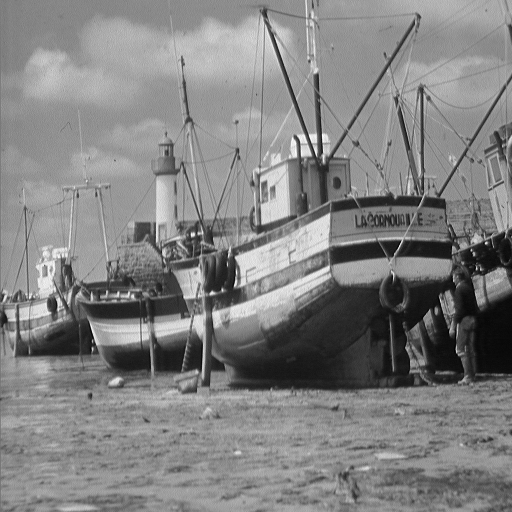
%> input picture excersiecs/vajihe7/8/boat.png, 512 x 512 px
$ octave soal13.m   (GNU Octave 9; MATLAB toolbox functions it lacks are replaced by stand-ins)
%> lines starting %> are read from the running program, lines starting %| are printed output that depends on the picture; in (x1, y1, x2, y2) boxes, pixels count from 0 and x2, y2 are one past the last pixel; in counts of white or black regions, pixels touching at a corner belong together; the program's own positions count from 1
clc;
clear data;
clear all;
image=imread('C:\Users\as\Downloads\boat.png');
%> image is the input picture: size 512x512 uint8; min 0, max 255, mean 129.7
[a,b]=size(image);
%> a = 512; b = 512
for i=1:a
    for j=1:b
        image(i,j)=255-image(i,j);
    end
end
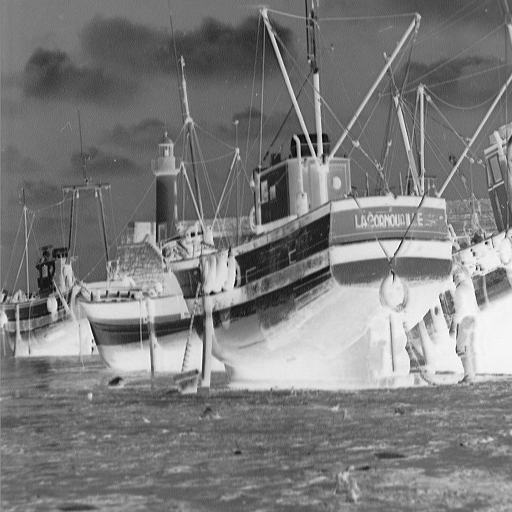
%> image: size 512x512 uint8; min 0, max 255, mean 125.3
v=2000;
for n=1:4
%> this loop made 4 passes; what is shown inside it comes from the first
for m=1:v
    i=randi(a);
    j=randi(b);
    image(i,j)=0;
end
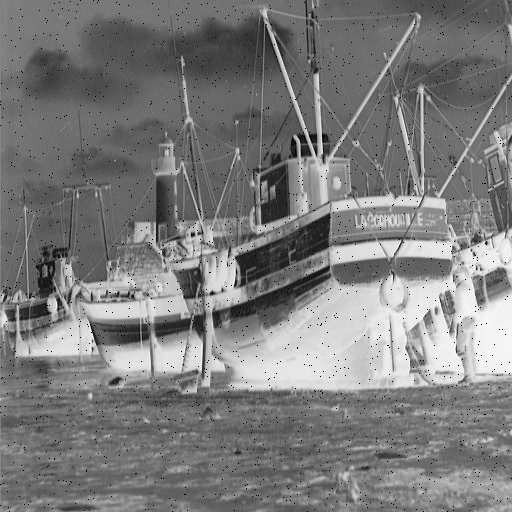
%> image: size 512x512 uint8; 0.76% of pixels changed, all inside (x1, y1, x2, y2) = (0, 0, 512, 512)
for m=1:v
    i=randi(a);
    j=randi(b);
    image(i,j)=255;
end
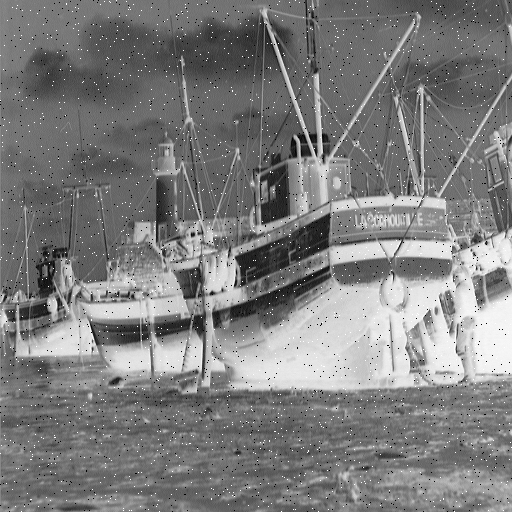
%> image: size 512x512 uint8; 0.76% of pixels changed, all inside (x1, y1, x2, y2) = (0, 0, 512, 512)
v=v+2000;
figure;
imshow(image);
r=sum(sum(image));
%> r = 32853994
average(n)=r/(a*b);
end
disp('average pixels in noise 4000= ');
disp(average(1));
%| 125.33
disp('average pixels in noise 8000= ');
disp(average(2));
%| 125.41
disp('average pixels in noise 12000= ');
disp(average(3));
%| 125.59
disp('average pixels in noise 18000= ');
disp(average(4));
%| 125.82
